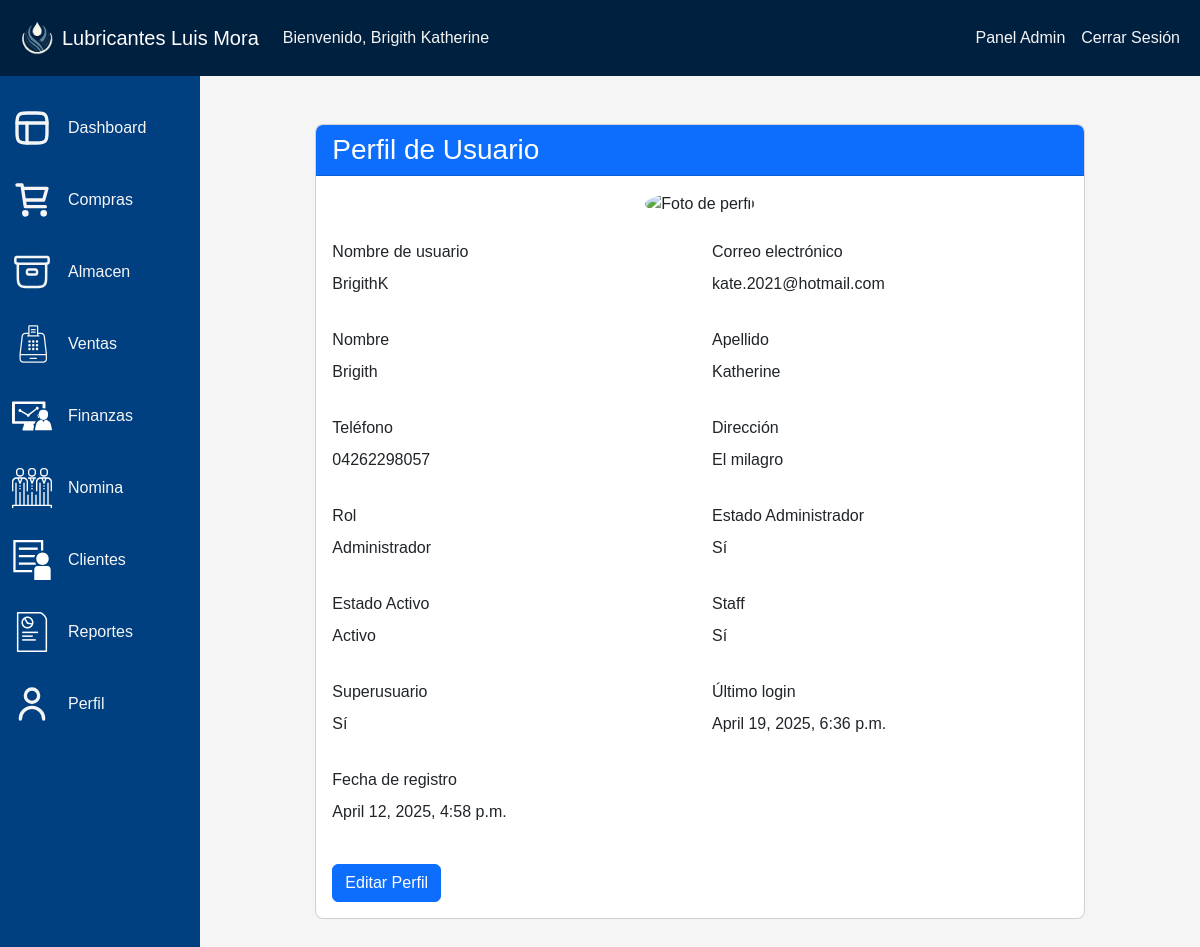
Before: /perfil/ (signed in) with the older database file.
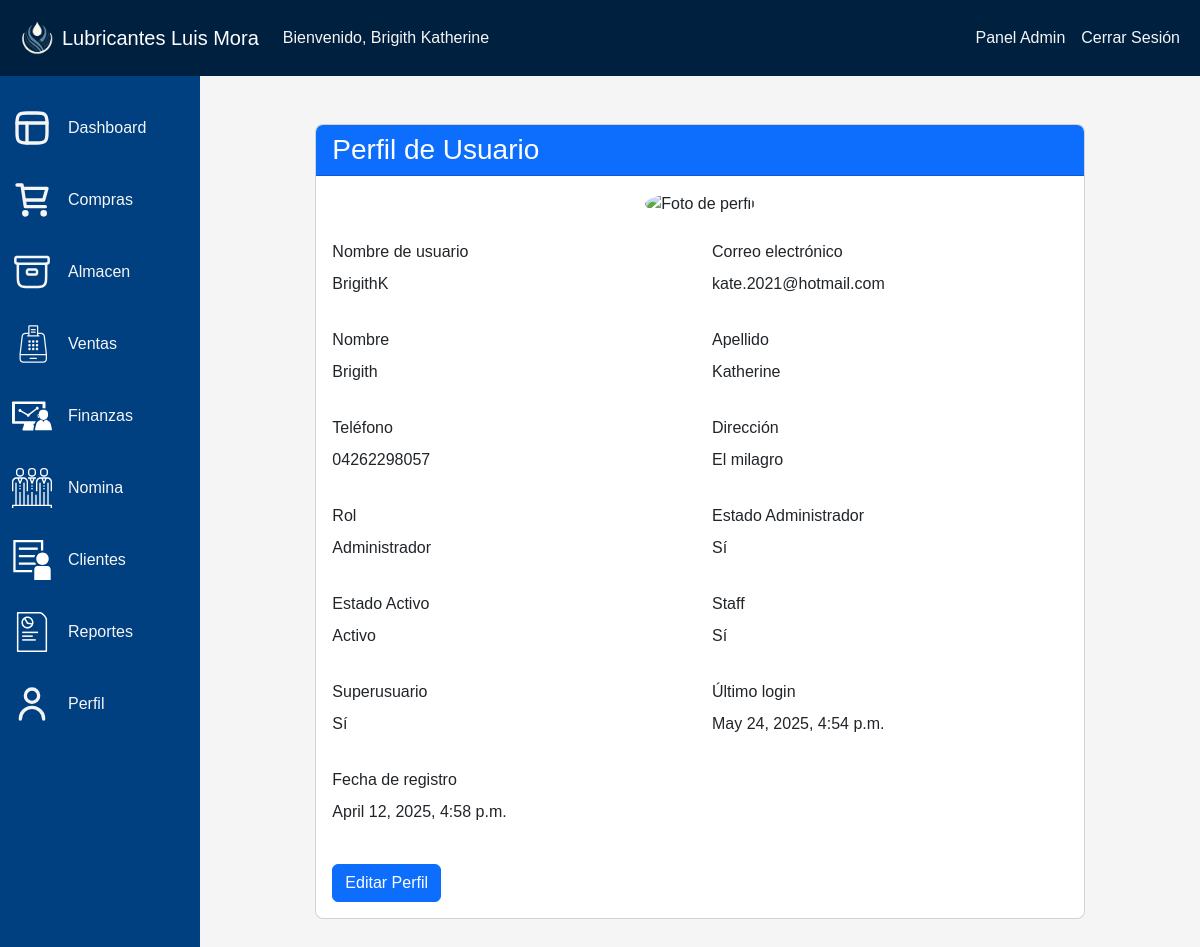
After: the same page with the newer database file.
### aplicacion/models.py (models this page shows, shortened)
class CustomUser(AbstractUser):
    ROLES = (
        ('admin', 'Administrador'),
        ('personal', 'Personal'),
        ("invitado", "Invitado"),
    )
    rol = models.CharField(max_length=20, choices=ROLES, default='cliente')
    telefono = models.CharField(max_length=20, blank=True, verbose_name="Teléfono")
    direccion = models.TextField(blank=True, verbose_name="Dirección")
    foto_perfil = models.ImageField(upload_to='perfiles/', blank=True, null=True, verbose_name="Foto de perfil")
    admin = models.BooleanField(default=False, verbose_name="¿Administrador?")
    class Meta:
        verbose_name = 'Usuario'
        verbose_name_plural = 'Usuarios'

### aplicacion/views.py (the view)
# urls.py: path('perfil/', profile, name='perfil'),
@login_required
def profile(request):
    if request.method == 'POST':
        form = UserUpdateForm(request.POST, request.FILES, instance=request.user)
        if form.is_valid():
            usuario_original = CustomUser.objects.get(pk=request.user.pk)
            foto_anterior_field = usuario_original.foto_perfil
            foto_anterior = os.path.join(
                settings.MEDIA_ROOT,
                'perfiles',
                os.path.basename(str(foto_anterior_field))
            )
            form.save()
            if 'foto_perfil' in request.FILES and foto_anterior and os.path.isfile(foto_anterior):
                try:
                    os.remove(foto_anterior)
                except Exception as e:
                    pass
            else:
                pass
            messages.success(request, 'Tu perfil ha sido actualizado correctamente!')
            return redirect('perfil')
        else:
            messages.error(request, 'Por favor corrige los errores en el formulario.')
    else:
        form = UserUpdateForm(instance=request.user)
    context = {
        'form': form,
        'user': request.user
    }
    return render(request, 'vistas/perfil.html', context)

### aplicacion/templates/vistas/perfil.html (shortened to what the changed rows need)
{% extends 'paneles/admin.html' %}
{% load static i18n %}
{% block dashboard %}
<div class="container mt-5">
    <div class="row justify-content-center">
        <div class="col-md-10">
            <div class="card">
                <div class="card-body">
                    <form id="profile-form" method="POST" action="{% url 'actualizar_perfil' %}" enctype="multipart/form-data">
                        <div class="view-mode">
                            <div class="row mb-3">
                                <div class="col-md-6">
                                    <label class="form-label">Nombre de usuario</label>
                                    <p id="username-view">{{ form.instance.username }}</p>
                                </div>
                                <div class="col-md-6">
                                    <label class="form-label">Correo electrónico</label>
                                    <p id="email-view">{{ form.instance.email }}</p>
                                </div>
                            </div>
                            <div class="row mb-3">
                                <div class="col-md-6">
                                    <label class="form-label">Nombre</label>
                                    <p id="first-name-view">{{ form.instance.first_name }}</p>
                                </div>
                                <div class="col-md-6">
                                    <label class="form-label">Apellido</label>
                                    <p id="last-name-view">{{ form.instance.last_name }}</p>
                                </div>
                            </div>
                            <div class="row mb-3">
                                <div class="col-md-6">
                                    <label class="form-label">Teléfono</label>
                                    <p id="telefono-view">{{ form.instance.telefono }}</p>
                                </div>
                                <div class="col-md-6">
                                    <label class="form-label">Dirección</label>
                                    <p id="direccion-view">{{ form.instance.direccion }}</p>
                                </div>
                            </div>
                            <div class="row mb-3">
                                <div class="col-md-6">
                                    <label class="form-label">Rol</label>
                                    <p id="rol-view">{{ form.instance.get_rol_display }}</p>
                                </div>
                            </div>
                            <div class="row mb-3">
                                <div class="col-md-6">
                                    <label class="form-label">Último login</label>
                                    <p id="last-login-view">
                                        {{ user.last_login|default:"Nunca" }}
                                    </p>
                                </div>
                            </div>
                            <div class="row mb-3">
                                <div class="col-md-6">
                                    <label class="form-label">Fecha de registro</label>
                                    <p class="view-mode" id="date-joined-view">
                                        {{ user.date_joined }}
                                    </p>
                                </div>
                            </div>
                        </div>
                    </form>
                </div>
            </div>
        </div>
    </div>
</div>
<br><br>
{% endblock %}

### aplicacion/templates/base.html (shortened to what the changed rows need)
{% load static %}
<!DOCTYPE html>
<html lang="es">
  <head>
    <link rel="stylesheet" href="{% static 'css/bootstrap.min.css' %}" />
    <link href="{% static 'bootstrap-icons/bootstrap-icons.css' %}" rel="stylesheet">
    <link rel="stylesheet" href="{% static 'css/styles.css' %}" />
    {% block extra_css %} {% endblock %}
  </head>
  <body>
    <header class="ocult-header-in-login">
      <nav class="navbar navbar-expand-md navbar-dark bg-principal">
        <div class="container">
          <div class="collapse navbar-collapse">
            <ul class="navbar-nav me-auto">
              {% if user.is_authenticated %}
              <li class="nav-item">
                <span class="nav-link singin-message"
                  >Bienvenido, {{ user.get_full_name }}</span
                >
              </li>
              {% endif %}
            </ul>
          </div>
        </div>
      </nav>
    </header>
    <main class="">
      <div class="container-fluid">
        <div class="row max-size">
        {% block content %} {% endblock %}
      </div>
    </div>
    </main>
  </body>
</html>

Changed rows visible on the page:
changed CustomUser "Brigith Katherine": last_login "April 19, 2025, 6:36 p.m." → "May 24, 2025, 4:54 p.m."
